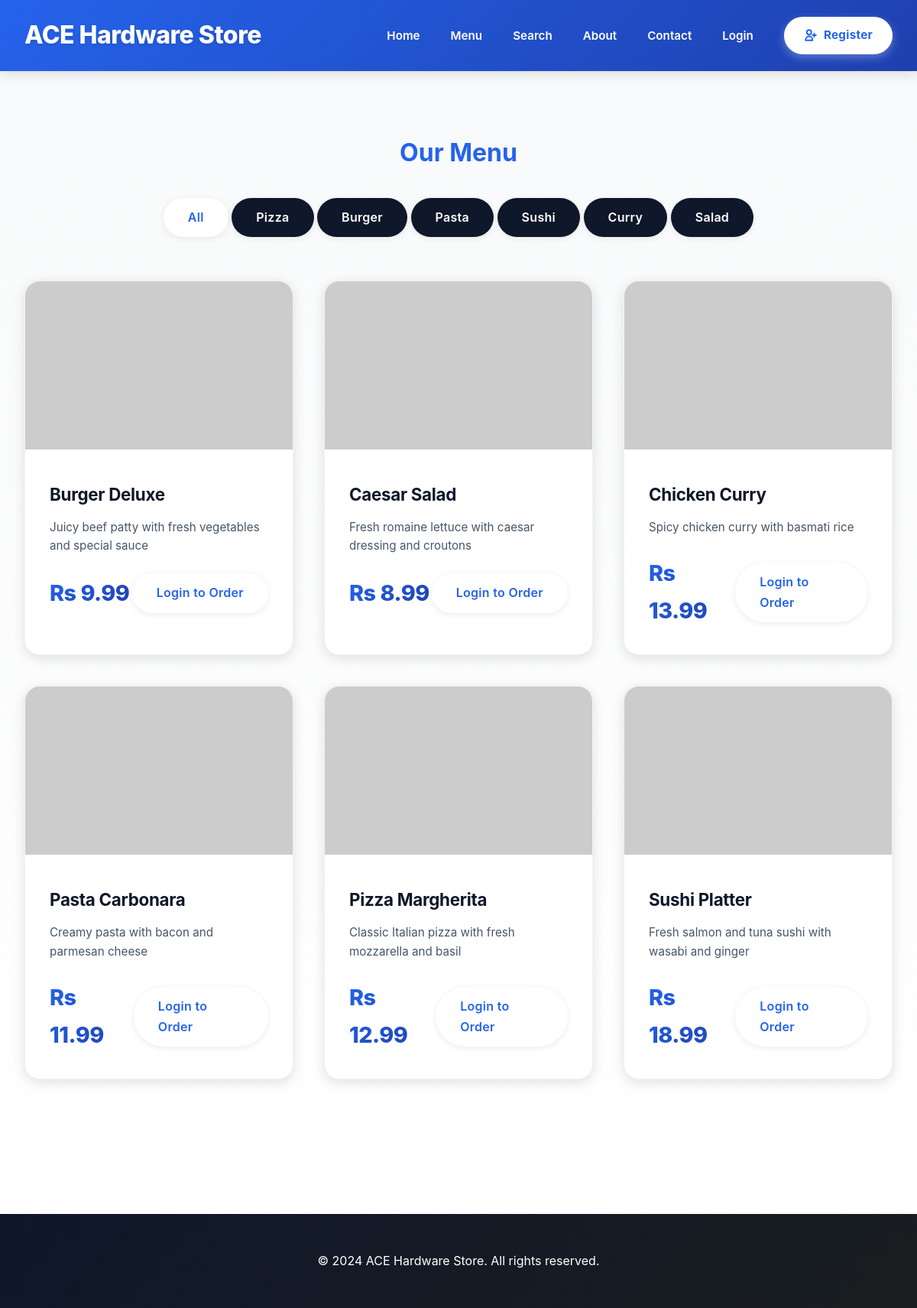
Page /menu.php on the committed database.
### tables this page shows
CREATE TABLE IF NOT EXISTS products (
    id INT AUTO_INCREMENT PRIMARY KEY,
    name VARCHAR(100) NOT NULL,
    description TEXT,
    price DECIMAL(10,2) NOT NULL,
    image VARCHAR(255),
    category VARCHAR(50),
    status ENUM('active', 'inactive') DEFAULT 'active',
    created_at TIMESTAMP DEFAULT CURRENT_TIMESTAMP
);

### config/session.php (called while the page is built, shortened)
<?php
function isLoggedIn() {
    return isset($_SESSION['user_id']);
}
?>

### menu.php (the view, shortened to what this page needs)
<?php
require_once 'config/session.php';
$conn = getDBConnection();
$category = isset($_GET['category']) ? $_GET['category'] : '';
$where = "WHERE status = 'active'";
$products_query = "SELECT * FROM products $where ORDER BY name";
$products_result = $conn->query($products_query);
$categories_query = "SELECT DISTINCT category FROM products WHERE status = 'active'";
$categories_result = $conn->query($categories_query);
?>
<!DOCTYPE html>
<html lang="en">
<head>
    <link rel="stylesheet" href="assets/css/style.css">
</head>
<body>
    <header>
        <nav>
            <a href="index.php" class="logo">ACE Hardware Store</a>
            <ul class="nav-links">
                <li><a href="index.php">Home</a></li>
                <li><a href="menu.php">Menu</a></li>
                <li><a href="search.php">Search</a></li>
                <li><a href="about.php">About</a></li>
                <li><a href="contact.php">Contact</a></li>
                <?php if (isLoggedIn()): ?>
                    <li><a href="cart.php">Cart</a></li>
                    <li><a href="wishlist.php">Wishlist</a></li>
                    <li><a href="orders.php">Orders</a></li>
                    <li><a href="logout.php">Logout</a></li>
                <?php else: ?>
                    <li><a href="customer_login.php">Login</a></li>
                    <li><a href="customer_register.php" class="btn btn-register" style="display: inline-flex; align-items: center; gap: 0.5rem;">
                        <svg width="18" height="18" fill="none" stroke="currentColor" viewBox="0 0 24 24" stroke-width="2.5">
                            <path stroke-linecap="round" stroke-linejoin="round" d="M18 9v3m0 0v3m0-3h3m-3 0h-3m-2-5a4 4 0 11-8 0 4 4 0 018 0zM3 20a6 6 0 0112 0v1H3v-1z"/>
                        </svg>
                        Register
                    </a></li>
                <?php endif; ?>
            </ul>
        </nav>
    </header>
    <div class="container">
        <h1 style="text-align: center; margin: 2rem 0; color: var(--primary-color);">Our Menu</h1>
        <div style="text-align: center; margin-bottom: 2rem;">
            <a href="menu.php" class="btn <?php echo !$category ? 'btn-primary' : 'btn-secondary'; ?>">All</a>
            <?php while ($cat = $categories_result->fetch_assoc()): ?>
                <a href="menu.php?category=<?php echo urlencode($cat['category']); ?>"
                   class="btn <?php echo $category === $cat['category'] ? 'btn-primary' : 'btn-secondary'; ?>">
                    <?php echo htmlspecialchars($cat['category']); ?>
                </a>
            <?php endwhile; ?>
        </div>
        <div class="food-grid">
            <?php while ($product = $products_result->fetch_assoc()): ?>
                <div class="food-card" id="product-<?php echo $product['id']; ?>">
                    <img src="<?php echo !empty($product['image']) ? htmlspecialchars($product['image']) : 'https://images.unsplash.com/photo-1546069901-ba9599a7e63c?w=400&h=300&fit=crop'; ?>"
                         alt="<?php echo htmlspecialchars($product['name']); ?>"
                            onerror="this.src='https://via.placeholder.com/400x300?text=Hardware+Image'">
                    <div class="food-card-content">
                        <h3><?php echo htmlspecialchars($product['name']); ?></h3>
                        <p><?php echo htmlspecialchars($product['description']); ?></p>
                        <div class="food-card-footer">
                            <span class="price">Rs <?php echo number_format($product['price'], 2); ?></span>
                            <div style="display: flex; gap: 0.5rem;">
                                <?php if (isLoggedIn()): ?>
                                    <a href="menu.php?add_cart=<?php echo $product['id']; ?>" class="btn btn-primary">Add to Cart</a>
                                    <a href="menu.php?add_wishlist=<?php echo $product['id']; ?>" class="btn btn-secondary">❤️</a>
                                <?php else: ?>
                                    <a href="customer_login.php" class="btn btn-primary">Login to Order</a>
                                <?php endif; ?>
                            </div>
                        </div>
                    </div>
                </div>
            <?php endwhile; ?>
        </div>
    </div>
    <footer>
        <p>&copy; 2024 ACE Hardware Store. All rights reserved.</p>
    </footer>
</body>
</html>

### rows in the picture
products: name "Burger Deluxe", description "Juicy beef patty with fresh vegetables and special sauce", price "9.99"
products: name "Caesar Salad", description "Fresh romaine lettuce with caesar dressing and croutons", price "8.99"
products: name "Chicken Curry", description "Spicy chicken curry with basmati rice", price "13.99"
products: name "Pasta Carbonara", description "Creamy pasta with bacon and parmesan cheese", price "11.99"
products: name "Pizza Margherita", description "Classic Italian pizza with fresh mozzarella and basil", price "12.99"
products: name "Sushi Platter", description "Fresh salmon and tuna sushi with wasabi and ginger", price "18.99"

### other values in the picture
$cat['category'] "Pizza"
$cat['category'] "Burger"
$cat['category'] "Pasta"
$cat['category'] "Sushi"
$cat['category'] "Curry"
$cat['category'] "Salad"
